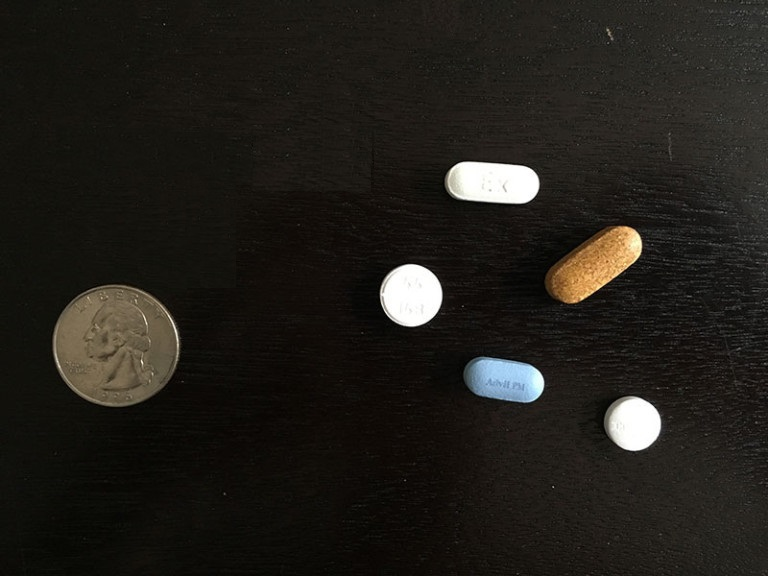
#> input picture SizeMeasure/Pills.jpg, 768 x 576 px, found by its file name
$ python PillMeasure2.py
#> lines starting #> are read from the running program, lines starting #| are printed output that depends on the picture; after the words box and inside, x2 and y2 are one past the last pixel; in counts of white or black regions, pixels touching at a corner belong together
from scipy.spatial import distance as dist
from imutils import perspective
from imutils import contours
import numpy as np
import imutils
import cv2

def midpoint(pA, pB):
    return ((pA[0] + pB[0]) * 0.5, (pA[1] + pB[1])* 0.5)

path  = 'C:\\ComputerVision\\OpenCV\\Basics\\SizeMeasure\\Pills.jpg'
image = cv2.imread(path)
#> image is the input picture: shape (576, 768, 3); mean B, G, R 25.6, 30.7, 33.4
orgi = image.copy()
gray = cv2.cvtColor(image, cv2.COLOR_BGR2GRAY)
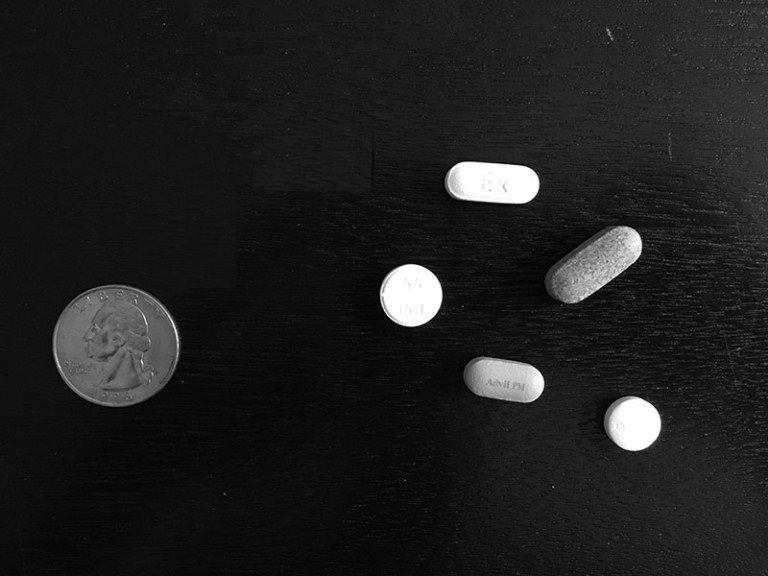
#> gray: shape (576, 768); min 0, max 255, mean 30.9
gray = cv2.GaussianBlur(gray, (3,3),0)
gray = cv2.Canny(gray, 100, 200) #50, 100
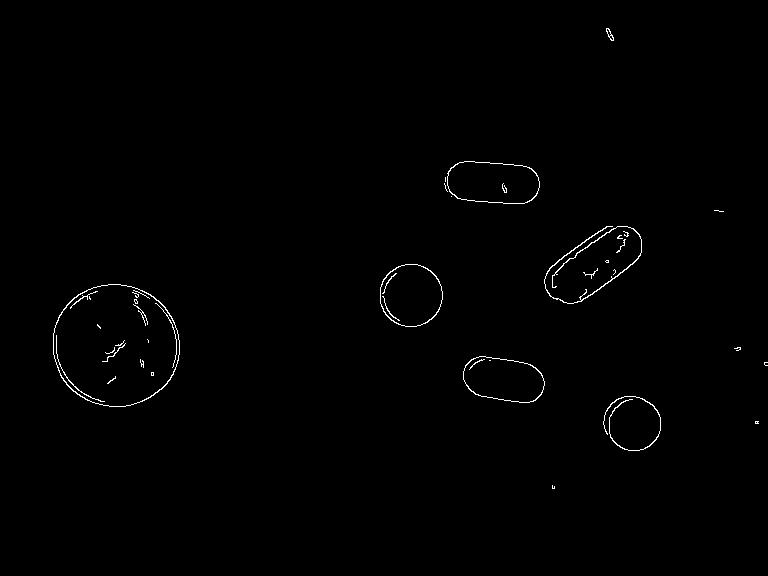
#> gray: shape (576, 768); 0.6% white in thin lines or dots, all inside (x1, y1, x2, y2) = (53, 28, 768, 489)

cnts, _ = cv2.findContours(gray, cv2.RETR_EXTERNAL, cv2.CHAIN_APPROX_SIMPLE)
#> cnts = 21 contours, 14 with area under 20; largest, box (x1, y1, x2, y2) and area: (53, 284, 180, 407) 12184, (447, 161, 540, 204) 3255, (380, 264, 443, 327) 3073, (463, 356, 545, 403) 2866, (544, 226, 642, 304) 156, (603, 396, 661, 451) 62, (606, 28, 614, 41) 39
cnts = sorted(cnts, key =  cv2.contourArea, reverse=True)
pixel = None
for c in cnts:
    if cv2.contourArea(c) < 50:
        continue
    box = cv2.minAreaRect(c)
    box = cv2.boxPoints(box)
    box = np.array(box, "int")
    cv2.drawContours(orgi, [box.astype("int")], -1, (0,255,0),2)

    for (x,y) in box:
        cv2.circle(orgi, (int(x), int(y)), 5, (0,0,255), -1)

    (tl, tr, br, bl) = box
    (tltrx, tltry) = midpoint(tl, tr)
    (blbrx, blbry) = midpoint(bl, br)

    (tlblx, tltbly) = midpoint(tl,bl)
    (trbrx, trbry) = midpoint(tr, br)

    cv2.circle(orgi, (int(tltrx), int(tltry)), 5, (255, 0,0), -1)
    cv2.circle(orgi, (int(blbrx), int(blbry)), 5, (255, 0,0), -1)
    cv2.circle(orgi, (int(tlblx), int(tltbly)), 5, (255, 0, 0), -1)
    cv2.circle(orgi, (int(trbrx), int(trbry)), 5, (255,0,0), -1)

    cv2.line(orgi, (int(tltrx), int(tltry)), (int(blbrx), int(blbry)), (0,255,0), 3)
    cv2.line(orgi, (int(tlblx), int(tltbly)), (int(trbrx), int(trbry)), (0, 255, 0), 3)

    dA = dist.euclidean((tltrx,tltry), (blbrx , blbry))
    dB = dist.euclidean((tlblx , tltbly) ,(trbrx , trbry))

    if pixel is None:
        pixel = dB / 0.955
    dimA = dA/ pixel
    dimB = dB/ pixel

    cv2.putText(orgi, "{:.1f}in".format(dimA),
		(int(tltrx - 15), int(tltry - 10)), cv2.FONT_HERSHEY_SIMPLEX,
		0.65, (255, 255, 255), 2)
    cv2.putText(orgi, "{:.1f}in".format(dimB),
		(int(trbrx + 10), int(trbry)), cv2.FONT_HERSHEY_SIMPLEX,
		0.65, (255, 255, 255), 2)
#> this loop made 21 passes
#> (tl, tr, br, bl, tltrx, tltry, blbrx, blbry) on pass 1: ([179, 406], [53, 406], [53, 284], [179, 284], 116, 406, 116, 284)
#> (tl, tr, br, bl, tltrx, tltry, blbrx, blbry) on passes 2 to 6: ([537, 205], [445, 199], [447, 159], [540, 165], 491, 202, 493.5, 162), ([442, 326], [380, 326], [380, 264], [442, 264], 411, 326, 411, 264), ([541, 405], [459, 393], [465, 353], [546, 364], 500, 399, 505.5, 358.5), ([563, 314], [535, 275], [623, 212], [651, 251], 549, 294.5, 637, 231.5), ([633, 461], [593, 421], [631, 383], [671, 423], 613, 441, 651, 403)
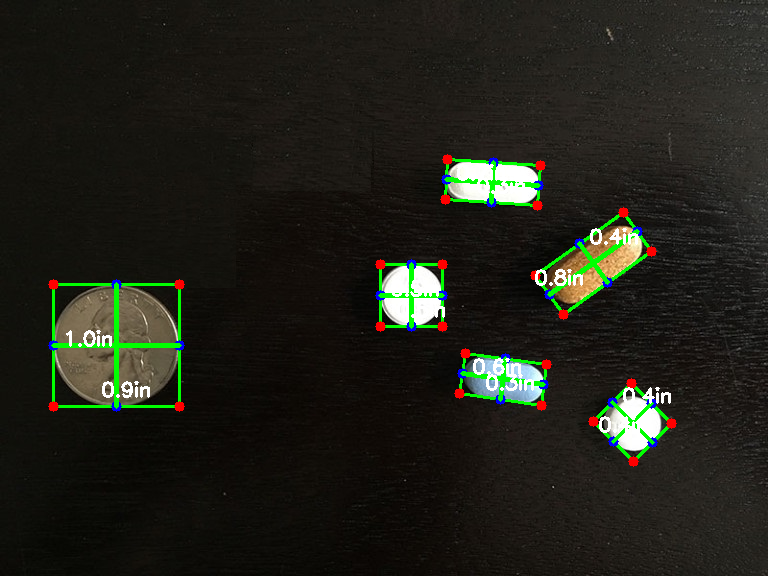
#> orgi: shape (576, 768, 3); 3.23% of pixels changed, all inside (x1, y1, x2, y2) = (48, 154, 677, 467)
#> after the loop, pixel = 131.9


cv2.imshow("img", orgi)
cv2.waitKey(0)
